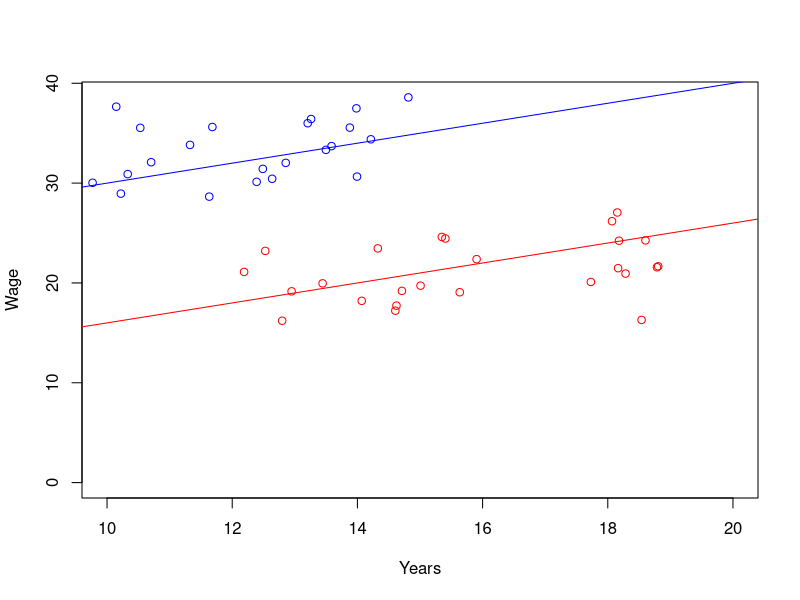
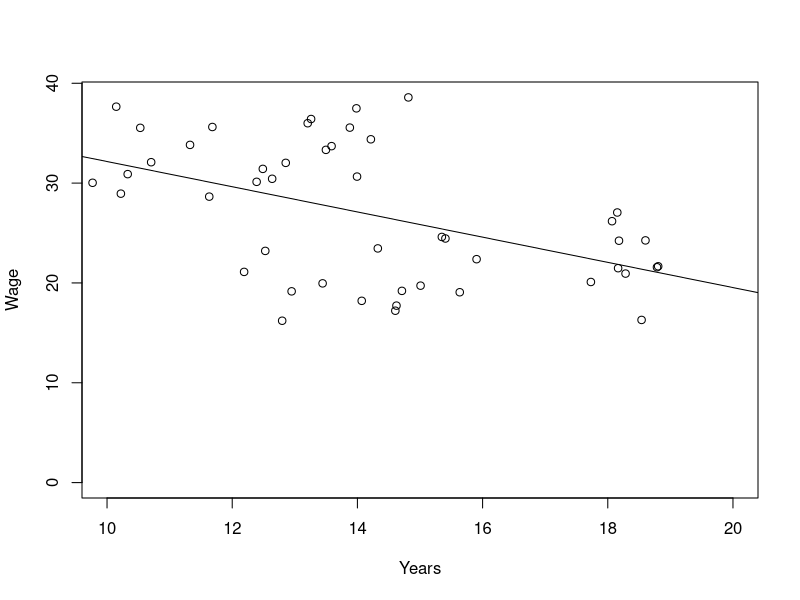
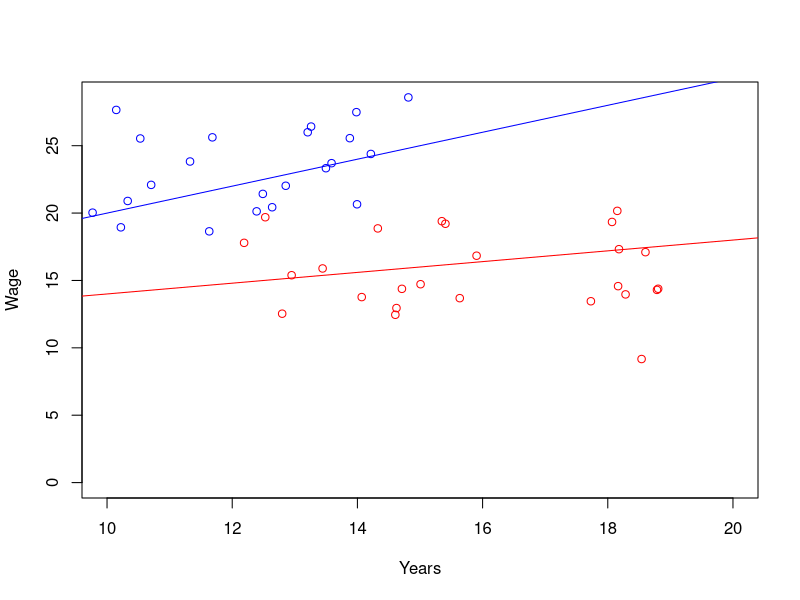
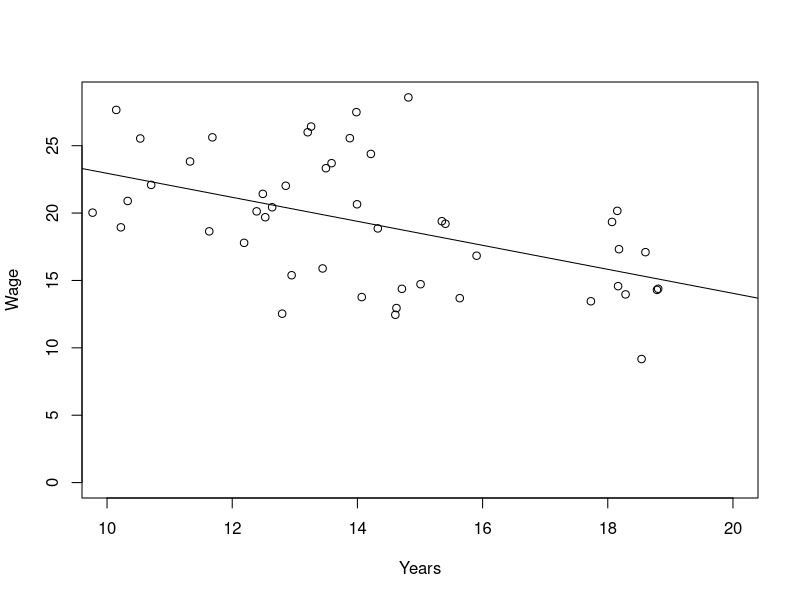

The R script that drew these images, in order:
# Ungleicher Achsenabschnitt

set.seed(123456)
alphaM <- 20
alphaF <- 6
betaM <- betaF <- 1
xM <- c(11.326,12.855,12.489,9.769,8.966,9.184,11.683,10.147,13.984,10.221,11.633,13.994,13.497,8.458,13.260,14.215,12.638,13.206,10.531,13.879,12.390,14.814,13.587,10.330,10.705)
xF <- c(15.009,18.179,18.068,12.190,14.069,15.635,12.949,18.805,18.540,14.606,12.798,12.528,15.406,14.326,18.284,18.786,18.152,13.444,18.165,15.904,14.711,14.624,18.602,15.349,17.730)
uM <- rnorm(25)*3
uF <- rnorm(25)*3
yM <- alphaM+betaM*xM+uM
yF <- alphaF+betaF*xF+uF

plot(xF,yF,xlim=c(10,20),ylim=c(0,max(yM)),xlab="Years",ylab="Wage",col="red")
points(xM,yM,col="blue")
abline(alphaF,betaF,col="red")
abline(alphaM,betaM,col="blue")
locator(1)
plot(xF,yF,xlim=c(10,20),ylim=c(0,max(yM)),xlab="Years",ylab="Wage")
points(xM,yM)
a <- locator(1)
y <- c(yM,yF)
x <- c(xM,xF)
abline(lm(y~x))
locator(1)

# Ungleiche Steigung

set.seed(123456)
alphaM <- 10
alphaF <- 10
betaM <- 1
betaF <- 0.4
xM <- c(11.326,12.855,12.489,9.769,8.966,9.184,11.683,10.147,13.984,10.221,11.633,13.994,13.497,8.458,13.260,14.215,12.638,13.206,10.531,13.879,12.390,14.814,13.587,10.330,10.705)
xF <- c(15.009,18.179,18.068,12.190,14.069,15.635,12.949,18.805,18.540,14.606,12.798,12.528,15.406,14.326,18.284,18.786,18.152,13.444,18.165,15.904,14.711,14.624,18.602,15.349,17.730)
uM <- rnorm(25)*3
uF <- rnorm(25)*3
yM <- alphaM+betaM*xM+uM
yF <- alphaF+betaF*xF+uF

plot(xF,yF,xlim=c(10,20),ylim=c(0,max(yM)),xlab="Years",ylab="Wage",col="red")
points(xM,yM,col="blue")
abline(alphaF,betaF,col="red")
abline(alphaM,betaM,col="blue")
locator(1)

plot(xF,yF,xlim=c(10,20),ylim=c(0,max(yM)),xlab="Years",ylab="Wage")
points(xM,yM)
a <- locator(1)
y <- c(yM,yF)
x <- c(xM,xF)
abline(lm(y~x))
